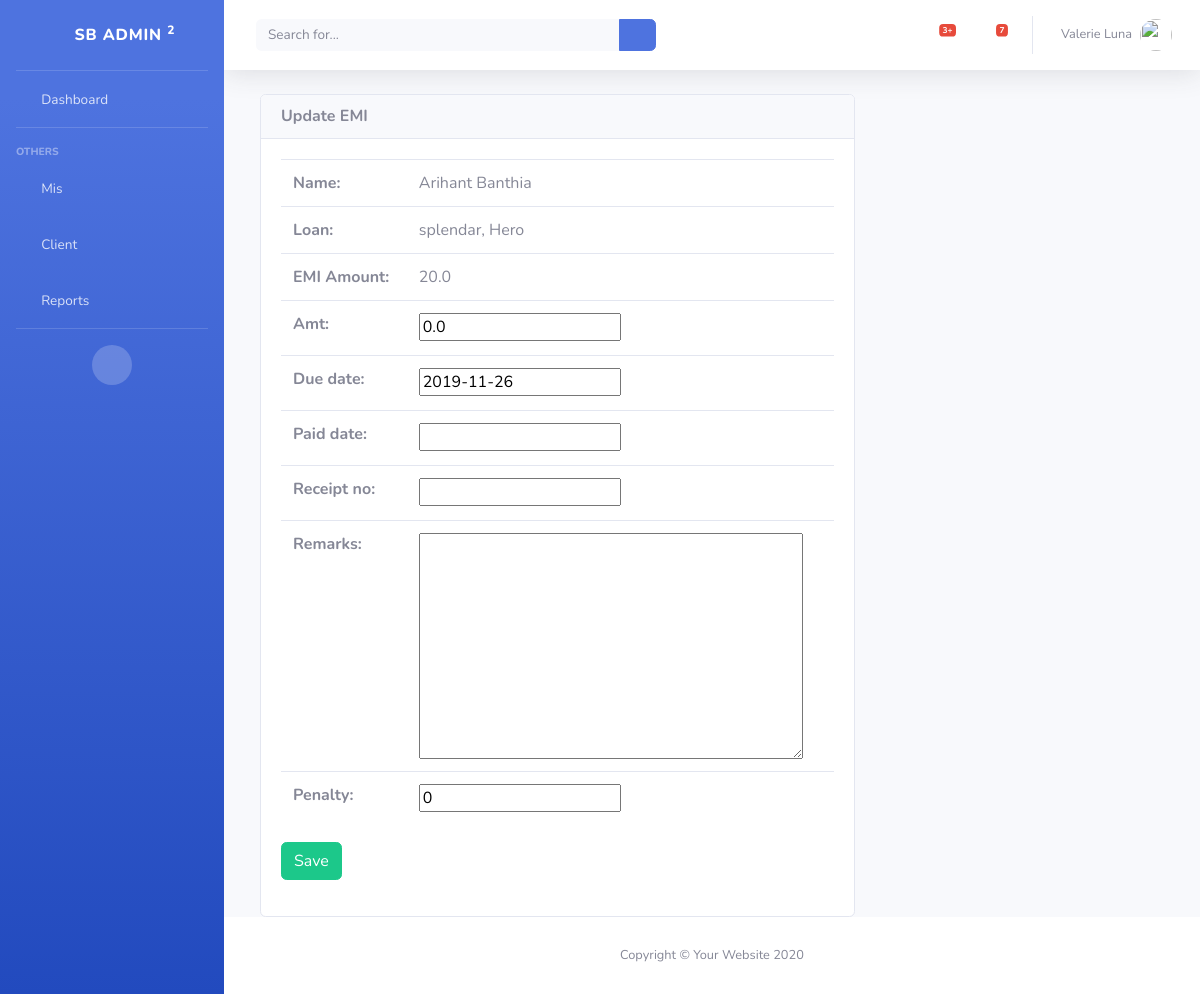
The app's page /loan/client/1/loan/1/emi/1 with its own data.
### loan/models.py (models this page shows, shortened)
class Emi(models.Model):
    client_id = models.ForeignKey(Client, on_delete=models.CASCADE)
    loan_id = models.ForeignKey(Loan, on_delete=models.CASCADE)
    emi_amt = models.FloatField(null=True, default=0)
    amt = models.FloatField(null=True, default=0)
    due_date = models.DateField()
    paid_date = models.DateField(null=True)
    receipt_no = models.CharField(max_length=20, null=True)
    remarks = models.TextField(null=True)
    penalty = models.IntegerField()

class Client(models.Model):
    firm_id = models.ForeignKey(Firm, on_delete=models.CASCADE)
    challan_no = models.IntegerField()
    file_no = models.CharField(max_length=15)
    fname = models.CharField(max_length=50)
    mname = models.CharField(max_length=50, null=True)
    lname = models.CharField(max_length=50)
    addr = models.CharField(max_length=255)
    faliya = models.ForeignKey(Faliya, on_delete=models.CASCADE)
    mob_no = models.CharField(max_length=11)
    gtr = models.CharField(max_length=100)
    gtr_mob_no = models.CharField(max_length=11)
    class Meta:
        unique_together = ('firm_id', 'challan_no', 'file_no')

class Loan(models.Model):
    client = models.ForeignKey(Client, on_delete=models.CASCADE)
    vehical = models.ForeignKey(Vehical, on_delete=models.CASCADE)
    reg_no = models.CharField(max_length=50)
    agrmnt_date = models.DateField()
    chasis_no = models.CharField(max_length=50)
    engine_no = models.CharField(max_length=50)
    principle_amt = models.IntegerField()
    intrest_rate = models.FloatField()
    emi_amt = models.FloatField()
    months = models.IntegerField()
    class Meta:
        unique_together = ('reg_no', 'chasis_no', 'engine_no')

class Vehical(models.Model):
    company = models.CharField(max_length=255)
    name = models.CharField(max_length=255)
    model = models.CharField(max_length=255)
    class Meta:
        unique_together = ('company', 'name')
    def __str__(self):
        return self.name + ", " + self.company

### loan/views/emi_views.py (the view, shortened to what this page needs)
class EMIUpadateView(UpdateView):
    model = models.Emi
    template_name = 'loan/emi_update.html'
    fields = (
        'amt', 'due_date', 'paid_date',
        'receipt_no', 'remarks', 'penalty'
    )
    def get_context_data(self, **kwargs):
        context = super(EMIUpadateView, self).get_context_data()
        context['emis'] = models.Emi.objects.filter(loan_id=self.kwargs.get('loan_pk'))
        return context

### loan/templates/loan/emi_update.html (shortened to what this page needs)
{% extends 'base_template.html' %}
{% block content %}
    <div class="col-lg-8 align-self-center">
        <div class="card mb-12">
            <div class="card-header">
                <h6 class="m-0 font-weight-bold ">Update EMI</h6>
            </div>
            <div class="card-body">
                <form method="post">
                    <table class="table">
                        <tr>
                            <th>Name:</th>
                            <td>{{ emi.client_id.fname }} {{ emi.client_id.lname }}</td>
                        </tr>
                        <tr>
                            <th>Loan:</th>
                            <td>{{ emi.loan_id.vehical }}</td>
                        </tr>
                        <tr>
                            <th>EMI Amount:</th>
                            <td>{{ emi.loan_id.emi_amt }}</td>
                        </tr>
                        {{ form.as_table }}
                    </table>
                    <input class="btn btn-success" type="submit" value="Save">
                </form>
            </div>
        </div>
    </div>
{% endblock %}

### records on screen
Emi: client_id.fname "Arihant", client_id.lname "Banthia", loan_id.vehical "splendar, Hero", loan_id.emi_amt "20.0"
